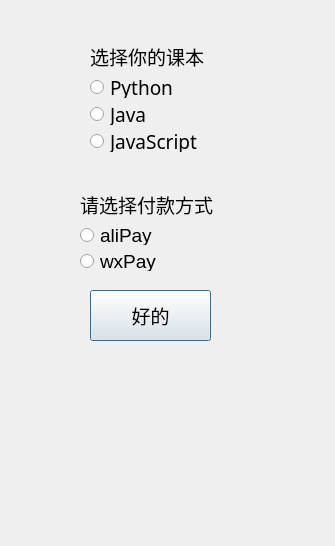
<?xml version="1.0" encoding="UTF-8"?>
<ui version="4.0">
 <class>Dialog</class>
 <widget class="QDialog" name="Dialog">
  <property name="geometry">
   <rect>
    <x>0</x>
    <y>0</y>
    <width>335</width>
    <height>546</height>
   </rect>
  </property>
  <property name="windowTitle">
   <string>Dialog</string>
  </property>
  <widget class="QLabel" name="label_result">
   <property name="geometry">
    <rect>
     <x>20</x>
     <y>360</y>
     <width>301</width>
     <height>61</height>
    </rect>
   </property>
   <property name="font">
    <font>
     <family>华文仿宋</family>
     <pointsize>14</pointsize>
    </font>
   </property>
   <property name="text">
    <string/>
   </property>
  </widget>
  <widget class="QPushButton" name="pushButton">
   <property name="geometry">
    <rect>
     <x>90</x>
     <y>290</y>
     <width>121</width>
     <height>51</height>
    </rect>
   </property>
   <property name="font">
    <font>
     <family>华文彩云</family>
     <pointsize>14</pointsize>
    </font>
   </property>
   <property name="text">
    <string>好的</string>
   </property>
  </widget>
  <widget class="QWidget" name="">
   <property name="geometry">
    <rect>
     <x>80</x>
     <y>190</y>
     <width>142</width>
     <height>81</height>
    </rect>
   </property>
   <layout class="QVBoxLayout" name="verticalLayout_4">
    <item>
     <widget class="QLabel" name="label_2">
      <property name="font">
       <font>
        <family>仿宋</family>
        <pointsize>14</pointsize>
       </font>
      </property>
      <property name="text">
       <string>请选择付款方式</string>
      </property>
     </widget>
    </item>
    <item>
     <layout class="QVBoxLayout" name="verticalLayout_2">
      <item>
       <widget class="QRadioButton" name="pay_radioButton_ali">
        <property name="font">
         <font>
          <pointsize>14</pointsize>
         </font>
        </property>
        <property name="text">
         <string>aliPay</string>
        </property>
       </widget>
      </item>
      <item>
       <widget class="QRadioButton" name="pay_radioButton_wx">
        <property name="font">
         <font>
          <pointsize>14</pointsize>
         </font>
        </property>
        <property name="text">
         <string>wxPay</string>
        </property>
       </widget>
      </item>
     </layout>
    </item>
   </layout>
  </widget>
  <widget class="QWidget" name="">
   <property name="geometry">
    <rect>
     <x>90</x>
     <y>42</y>
     <width>122</width>
     <height>110</height>
    </rect>
   </property>
   <layout class="QVBoxLayout" name="verticalLayout_3">
    <item>
     <widget class="QLabel" name="label">
      <property name="font">
       <font>
        <family>仿宋</family>
        <pointsize>14</pointsize>
       </font>
      </property>
      <property name="text">
       <string>选择你的课本</string>
      </property>
     </widget>
    </item>
    <item>
     <layout class="QVBoxLayout" name="verticalLayout">
      <item>
       <widget class="QRadioButton" name="radioButton_py">
        <property name="font">
         <font>
          <family>华文隶书</family>
          <pointsize>14</pointsize>
         </font>
        </property>
        <property name="text">
         <string>Python</string>
        </property>
       </widget>
      </item>
      <item>
       <widget class="QRadioButton" name="radioButton_java">
        <property name="font">
         <font>
          <family>华文隶书</family>
          <pointsize>14</pointsize>
         </font>
        </property>
        <property name="text">
         <string>Java</string>
        </property>
       </widget>
      </item>
      <item>
       <widget class="QRadioButton" name="radioButton_js">
        <property name="font">
         <font>
          <family>华文隶书</family>
          <pointsize>14</pointsize>
         </font>
        </property>
        <property name="text">
         <string>JavaScript</string>
        </property>
       </widget>
      </item>
     </layout>
    </item>
   </layout>
  </widget>
 </widget>
 <resources/>
 <connections/>
</ui>
